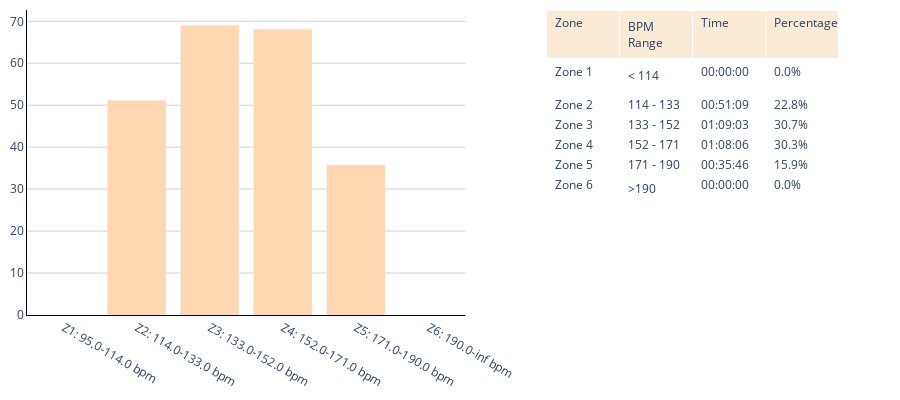

Notebook cell for this chart:
### Code cell
hr_fig

### Figure 1 — Plotly figure (JSON) as saved in the notebook; plotly's stock layout.template omitted (floating-point values rounded to 4 significant figures)
{"data": [{"customdata": ["00:00:00", "00:51:09", "01:09:03", "01:08:06", "00:35:46", "00:00:00"], "hovertemplate": "<b>%{x}</b><br>Zone held during %{customdata}<br><extra></extra>", "marker": {"color": "rgb(255, 216, 177)"}, "type": "bar", "x": ["Z1: 95.0-114.0 bpm", "Z2: 114.0-133.0 bpm", "Z3: 133.0-152.0 bpm", "Z4: 152.0-171.0 bpm", "Z5: 171.0-190.0 bpm", "Z6: 190.0-inf bpm"], "xaxis": "x", "y": [0, 51.16, 69.06, 68.12, 35.78, 0], "yaxis": "y"}, {"cells": {"align": "left", "fill": {"color": "white"}, "values": [["Zone 1", "Zone 2", "Zone 3", "Zone 4", "Zone 5", "Zone 6"], ["< 114", "114 - 133", "133 - 152", "152 - 171", "171 - 190", ">190"], ["00:00:00", "00:51:09", "01:09:03", "01:08:06", "00:35:46", "00:00:00"], ["0.0%", "22.8%", "30.7%", "30.3%", "15.9%", "0.0%"]]}, "domain": {"x": [0.64, 1], "y": [0, 1]}, "header": {"align": "left", "fill": {"color": "antiquewhite"}, "values": ["Zone", "BPM Range", "Time", "Percentage"]}, "type": "table"}], "layout": {"height": 400, "margin": {"b": 10, "l": 10, "r": 10, "t": 10}, "plot_bgcolor": "rgba(0,0,0,0)", "xaxis": {"anchor": "y", "domain": [0, 0.54], "linecolor": "black", "showgrid": true}, "yaxis": {"anchor": "x", "domain": [0, 1], "gridcolor": "lightgrey", "gridwidth": 1, "linecolor": "black", "showgrid": true}}}
